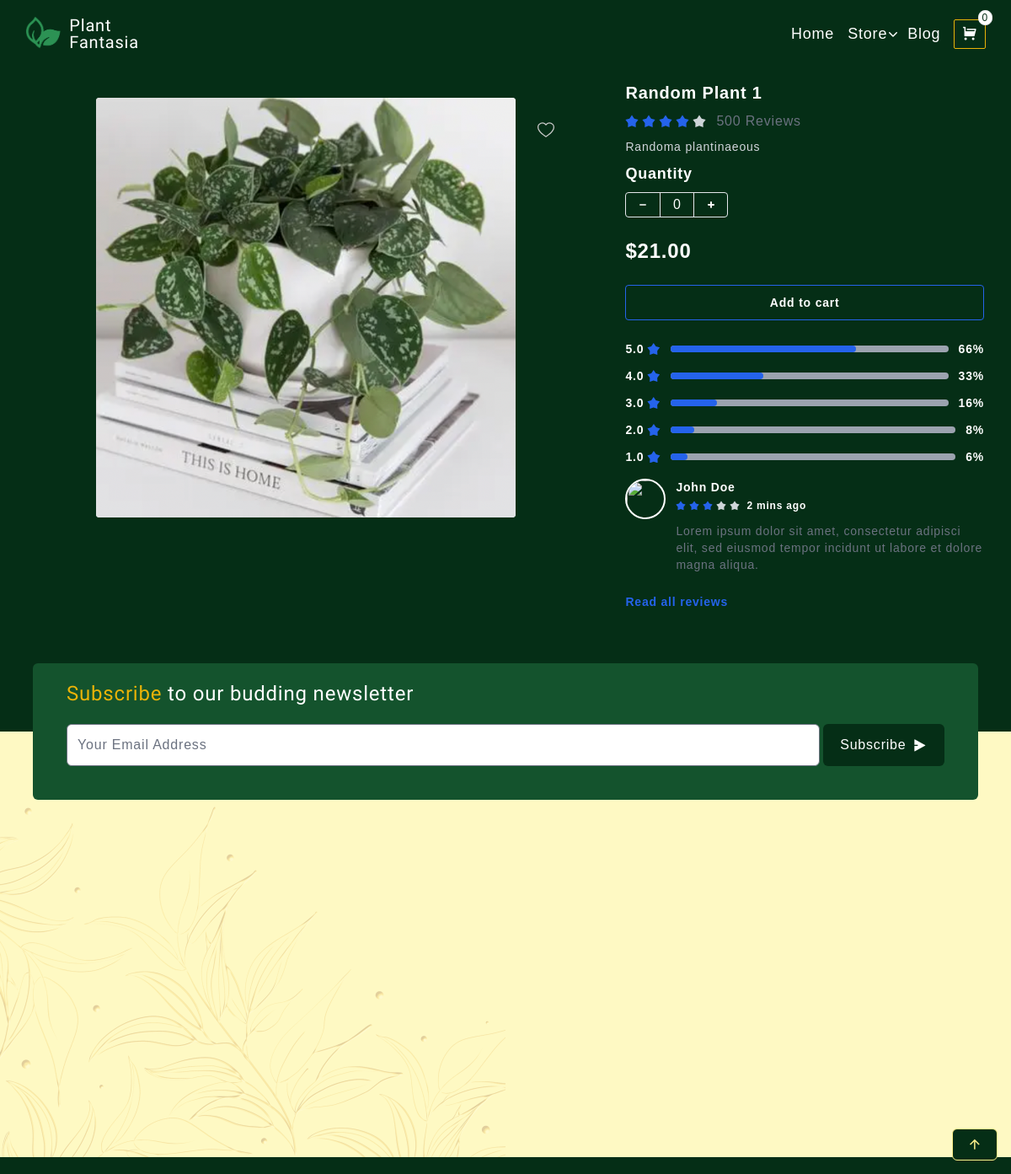
Page /store/product/random-plant/ on the committed database.
### store/models.py (models this page shows, shortened)
class Product(models.Model):
    title = models.CharField(max_length=250)
    category = models.ForeignKey(Category, related_name='product', on_delete=models.CASCADE, null=True)
    brand= models.CharField(max_length=250, default='unbranded')
    description = models.TextField(blank=True)
    slug = models.SlugField(max_length=150, unique=True)
    price = models.DecimalField(max_digits=4, decimal_places=2)
    image = models.ImageField(upload_to='images/products')
    class Meta:
        verbose_name_plural = 'products'

### store/views.py (the view)
# urls.py: path('store/product/<slug:slug>/', views.ProductInfoView.as_view(), name='product-info'),
class ProductInfoView(DetailView):
    model = Product
    template_name = 'store/product-info.html'
    context_object_name = 'product'

### cart/cart.py (called while the page is built)
    def __len__(self):
        return sum(item['qty'] for item in self.cart.values())

### cart/context_processors.py (called while the page is built)
def cart(request):
    return {'cart': Cart(request)}

### theme/context_processors.py (called while the page is built)
def categories_processor(request):
    categories = Category.objects.all()  # Fetch the categories
    return {'categories': categories}

### store/templates/store/product-info.html (shortened to what this page needs)
{% extends 'base.html' %}
{% load static %}
{% block contents %}
<div class="min-h-[90vh] flex flex-col items-center justify-center lg:flex-row gap-8 my-24 pb-12 px-8">
    <div class="lg:max-w-7xl max-w-4xl mx-auto">
        <div class="grid items-start grid-cols-1 lg:grid-cols-5 gap-4 lg:gap-12 rounded">
            <div class="lg:col-span-3 w-full lg:sticky top-0 text-center">
                <div class="md:p-5 relative">
                    <img src="{{product.image.url}}" alt="Product" class=" bg-white min-w-[300px] min-h-[300px] w-4/5 aspect-[1/1] md:max-w-[580px] md:max-h-[580px] rounded object-cover mx-auto" />
                    <button type="button" class="m-8 lg:-0 lg:absolute top-4 right-0">
                    </button>
                </div>
            </div>
            <div class="lg:col-span-2">
                <h3 class="text-xl font-bold text-white">{{product.title}}</h3>
                <div class="flex items-center space-x-1 mt-2">
                    <svg class="w-4 h-4 fill-blue-600" viewBox="0 0 14 13" fill="none"
                        xmlns="http://www.w3.org/2000/svg">
                        <path
                        d="M7 0L9.4687 3.60213L13.6574 4.83688L10.9944 8.29787L11.1145 12.6631L7 11.2L2.8855 12.6631L3.00556 8.29787L0.342604 4.83688L4.5313 3.60213L7 0Z" />
                    </svg>
                    <svg class="w-4 h-4 fill-blue-600" viewBox="0 0 14 13" fill="none"
                        xmlns="http://www.w3.org/2000/svg">
                        <path
                        d="M7 0L9.4687 3.60213L13.6574 4.83688L10.9944 8.29787L11.1145 12.6631L7 11.2L2.8855 12.6631L3.00556 8.29787L0.342604 4.83688L4.5313 3.60213L7 0Z" />
                    </svg>
                    <svg class="w-4 h-4 fill-blue-600" viewBox="0 0 14 13" fill="none"
                        xmlns="http://www.w3.org/2000/svg">
                        <path
                        d="M7 0L9.4687 3.60213L13.6574 4.83688L10.9944 8.29787L11.1145 12.6631L7 11.2L2.8855 12.6631L3.00556 8.29787L0.342604 4.83688L4.5313 3.60213L7 0Z" />
                    </svg>
                    <svg class="w-4 h-4 fill-blue-600" viewBox="0 0 14 13" fill="none"
                        xmlns="http://www.w3.org/2000/svg">
                        <path
                        d="M7 0L9.4687 3.60213L13.6574 4.83688L10.9944 8.29787L11.1145 12.6631L7 11.2L2.8855 12.6631L3.00556 8.29787L0.342604 4.83688L4.5313 3.60213L7 0Z" />
                    </svg>
                    <svg class="w-4 h-4 fill-[#CED5D8]" viewBox="0 0 14 13" fill="none"
                        xmlns="http://www.w3.org/2000/svg">
                        <path
                        d="M7 0L9.4687 3.60213L13.6574 4.83688L10.9944 8.29787L11.1145 12.6631L7 11.2L2.8855 12.6631L3.00556 8.29787L0.342604 4.83688L4.5313 3.60213L7 0Z" />
                    </svg>
                    <h4 class="text-gray-500 text-base !ml-3">500 Reviews</h4>
                </div>
                <p class="text-sm text-gray-300 mt-2">{{product.description}}</p>
                <div class="mt-2">
                    <h3 class="text-lg font-bold text-white">Quantity</h3>
                    <div class="flex divide-x border w-max mt-2 rounded overflow-hidden">
                    <button id="item-qty-minus"  type="button" class="hover:bg-blue-500 w-10 h-7 font-bold flex items-center justify-center">
                        <svg xmlns="http://www.w3.org/2000/svg" class="w-2 fill-current inline" viewBox="0 0 124 124">
                            <path d="M112 50H12C5.4 50 0 55.4 0 62s5.4 12 12 12h100c6.6 0 12-5.4 12-12s-5.4-12-12-12z" data-original="#000000"></path>
                        </svg>
                    </button>
                    <div id="item-qty" class="w-10 h-7 font-normal flex items-center justify-center text-white text-base">
                        0
                    </div>
                    <button id="item-qty-plus" type="button" class="hover:bg-blue-500 text-white w-10 h-7 font-bold flex items-center justify-center">
                    </button>
                    </div>
                </div>
                <div class="flex flex-wrap gap-4 mt-6">
                    <p class="text-white text-2xl font-bold">${{product.price}}</p>
                </div>
                <div class="flex gap-4 mt-6 max-w-md">
                    <button id="cart-add-button" type="button" value="{{ product.id }}" class="w-full px-4 py-2.5 outline-none border border-blue-600 bg-transparent hover:bg-blue-500 text-white text-sm font-semibold rounded">Add to cart</button>
                </div>
                <div class="space-y-3 max-w-md mt-6">
                    <div class="flex items-center">
                        <p class="text-sm text-white font-bold">5.0</p>
                        <svg class="w-5 fill-blue-600 ml-1" viewBox="0 0 14 13" fill="none" xmlns="http://www.w3.org/2000/svg">
                        <path
                            d="M7 0L9.4687 3.60213L13.6574 4.83688L10.9944 8.29787L11.1145 12.6631L7 11.2L2.8855 12.6631L3.00556 8.29787L0.342604 4.83688L4.5313 3.60213L7 0Z" />
                        </svg>
                        <div class="bg-gray-400 rounded w-full h-2 ml-3">
                        <div class="w-2/3 h-full rounded bg-blue-600"></div>
                        </div>
                        <p class="text-sm text-white font-bold ml-3">66%</p>
                    </div>
                    <div class="flex items-center">
                        <p class="text-sm text-white font-bold">4.0</p>
                        <svg class="w-5 fill-blue-600 ml-1" viewBox="0 0 14 13" fill="none" xmlns="http://www.w3.org/2000/svg">
                        <path
                            d="M7 0L9.4687 3.60213L13.6574 4.83688L10.9944 8.29787L11.1145 12.6631L7 11.2L2.8855 12.6631L3.00556 8.29787L0.342604 4.83688L4.5313 3.60213L7 0Z" />
                        </svg>
                        <div class="bg-gray-400 rounded w-full h-2 ml-3">
                        <div class="w-1/3 h-full rounded bg-blue-600"></div>
                        </div>
                        <p class="text-sm text-white font-bold ml-3">33%</p>
                    </div>
                    <div class="flex items-center">
                        <p class="text-sm text-white font-bold">3.0</p>
                        <svg class="w-5 fill-blue-600 ml-1" viewBox="0 0 14 13" fill="none" xmlns="http://www.w3.org/2000/svg">
                        <path
                            d="M7 0L9.4687 3.60213L13.6574 4.83688L10.9944 8.29787L11.1145 12.6631L7 11.2L2.8855 12.6631L3.00556 8.29787L0.342604 4.83688L4.5313 3.60213L7 0Z" />
                        </svg>
                        <div class="bg-gray-400 rounded w-full h-2 ml-3">
                        <div class="w-1/6 h-full rounded bg-blue-600"></div>
                        </div>
                        <p class="text-sm text-white font-bold ml-3">16%</p>
                    </div>
                    <div class="flex items-center">
                        <p class="text-sm text-white font-bold">2.0</p>
                        <svg class="w-5 fill-blue-600 ml-1" viewBox="0 0 14 13" fill="none" xmlns="http://www.w3.org/2000/svg">
                        <path
                            d="M7 0L9.4687 3.60213L13.6574 4.83688L10.9944 8.29787L11.1145 12.6631L7 11.2L2.8855 12.6631L3.00556 8.29787L0.342604 4.83688L4.5313 3.60213L7 0Z" />
                        </svg>
                        <div class="bg-gray-400 rounded w-full h-2 ml-3">
                        <div class="w-1/12 h-full rounded bg-blue-600"></div>
                        </div>
                        <p class="text-sm text-white font-bold ml-3">8%</p>
                    </div>
                    <div class="flex items-center">
                        <p class="text-sm text-white font-bold">1.0</p>
                        <svg class="w-5 fill-blue-600 ml-1" viewBox="0 0 14 13" fill="none" xmlns="http://www.w3.org/2000/svg">
                        <path
                            d="M7 0L9.4687 3.60213L13.6574 4.83688L10.9944 8.29787L11.1145 12.6631L7 11.2L2.8855 12.6631L3.00556 8.29787L0.342604 4.83688L4.5313 3.60213L7 0Z" />
                        </svg>
                        <div class="bg-gray-400 rounded w-full h-2 ml-3">
                        <div class="w-[6%] h-full rounded bg-blue-600"></div>
                        </div>
                        <p class="text-sm text-white font-bold ml-3">6%</p>
                    </div>
                </div>
                <div class="mt-4">
                    <div class="flex items-start">
                        <img src="https://readymadeui.com/team-2.webp" class="w-12 h-12 rounded-full border-2 border-white" />
                        <div class="ml-3">
                            <h4 class="text-sm font-bold text-white">John Doe</h4>
                            <div class="flex items-center space-x-1 mt-1">
                            <svg class="w-3 h-3 fill-blue-600" viewBox="0 0 14 13" fill="none"
                                xmlns="http://www.w3.org/2000/svg">
                                <path
                                d="M7 0L9.4687 3.60213L13.6574 4.83688L10.9944 8.29787L11.1145 12.6631L7 11.2L2.8855 12.6631L3.00556 8.29787L0.342604 4.83688L4.5313 3.60213L7 0Z" />
                            </svg>
                            <svg class="w-3 h-3 fill-blue-600" viewBox="0 0 14 13" fill="none"
                                xmlns="http://www.w3.org/2000/svg">
                                <path
                                d="M7 0L9.4687 3.60213L13.6574 4.83688L10.9944 8.29787L11.1145 12.6631L7 11.2L2.8855 12.6631L3.00556 8.29787L0.342604 4.83688L4.5313 3.60213L7 0Z" />
                            </svg>
                            <svg class="w-3 h-3 fill-blue-600" viewBox="0 0 14 13" fill="none"
                                xmlns="http://www.w3.org/2000/svg">
                                <path
                                d="M7 0L9.4687 3.60213L13.6574 4.83688L10.9944 8.29787L11.1145 12.6631L7 11.2L2.8855 12.6631L3.00556 8.29787L0.342604 4.83688L4.5313 3.60213L7 0Z" />
                            </svg>
                            <svg class="w-3 h-3 fill-[#CED5D8]" viewBox="0 0 14 13" fill="none"
                                xmlns="http://www.w3.org/2000/svg">
                                <path
                                d="M7 0L9.4687 3.60213L13.6574 4.83688L10.9944 8.29787L11.1145 12.6631L7 11.2L2.8855 12.6631L3.00556 8.29787L0.342604 4.83688L4.5313 3.60213L7 0Z" />
                            </svg>
                            <svg class="w-3 h-3 fill-[#CED5D8]" viewBox="0 0 14 13" fill="none"
                                xmlns="http://www.w3.org/2000/svg">
                                <path
                                d="M7 0L9.4687 3.60213L13.6574 4.83688L10.9944 8.29787L11.1145 12.6631L7 11.2L2.8855 12.6631L3.00556 8.29787L0.342604 4.83688L4.5313 3.60213L7 0Z" />
                            </svg>
                            <p class="text-xs !ml-2 font-semibold text-white">2 mins ago</p>
                            </div>
                            <p class="text-sm mt-3 text-gray-500">Lorem ipsum dolor sit amet, consectetur adipisci elit, sed eiusmod tempor incidunt ut labore et dolore magna aliqua.</p>
                        </div>
                    </div>
                    <div>
                        <p class="text-blue-600 text-sm mt-6 cursor-pointer font-semibold">Read all reviews</p>
                    </div>
                </div>
            </div>
        </div>
    </div>
</div>
{% endblock %}

### rows in the picture
Product: image (picture), title "Random Plant 1", description "Randoma plantinaeous", price "21.00"
